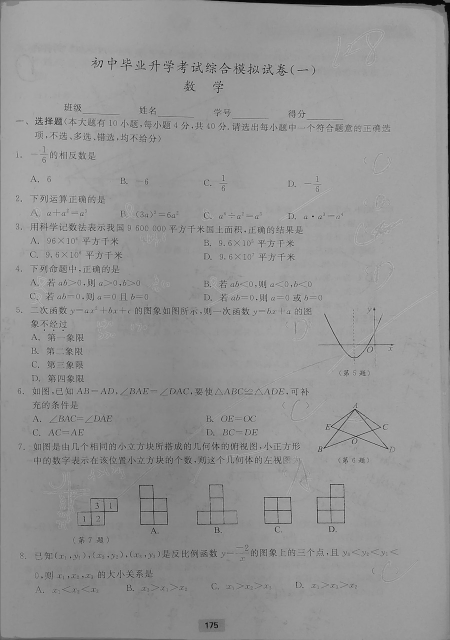
#> input picture corrected.jpg, 900 x 1280 px (shown at 1/2 size)
$ python align.py --out_dir out corrected.jpg   (older library calls are emulated)
#> lines starting #> are read from the running program, lines starting #| are printed output that depends on the picture; after the words box and inside, x2 and y2 are one past the last pixel; in counts of white or black regions, pixels touching at a corner belong together
#> further down, img is the input picture: shape (1280, 900, 3); min 0, max 208, mean 148.7
### myutils.py
import numpy as np
import cv2
from imutils import perspective
import imutils

# [33 lines left out: functions draw_flow, warp_flow, mix_image, diff_image, not called in this run]

def remove_black_border(img, black=80):
  # use binary threshold, all pixel that are beyond 3 are made white
#> called with black = 80
  _, thresh_original = cv2.threshold(img, black, 255, cv2.THRESH_BINARY)
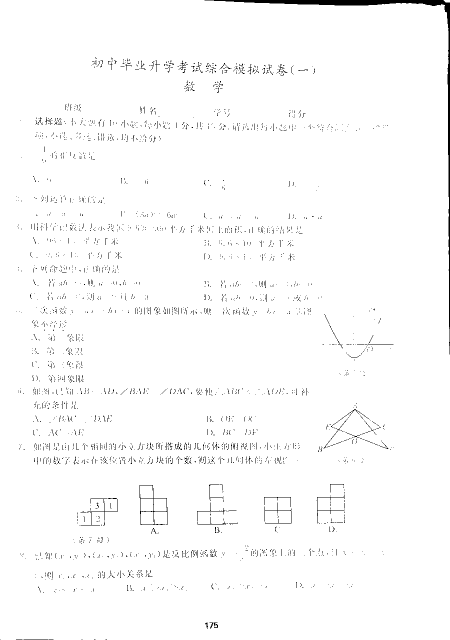
#> thresh_original: shape (1280, 900, 3) (shown at 1/2 size); 98.3% white; 2812 black regions (2758 under 20 px), largest, box (x1, y1, x2, y2) and area: (409, 0, 900, 709) 5868, (279, 970, 336, 1050) 435, (162, 996, 235, 1051) 269
  if thresh_original is None:
    import pdb
    pdb.set_trace()
  thresh = np.copy(thresh_original[:,:,0])
#> thresh: shape (1280, 900); 98.3% white; 2812 black regions (2758 under 20 px)

  # Now find contours in it.
  _, contours, hierarchy = cv2.findContours(thresh,cv2.RETR_TREE,cv2.CHAIN_APPROX_SIMPLE)
#> contours = 4217 contours, 3992 with area under 20; largest, box (x1, y1, x2, y2) and area: (0, 0, 900, 1280) 1143826, (278, 969, 337, 1051) 3170, (281, 997, 308, 1049) 1186, (307, 997, 334, 1022) 590, (280, 971, 306, 996) 586

  if contours:
    # get cnt with largest height
    index = None
    height = None
    for i, cnt in enumerate(contours):
      ctr = cv2.boundingRect(cnt)
      if height is None or height < ctr[3]:
        index = i
        height = ctr[3]
#> this loop made 4217 passes
#> (cnt, ctr, index, height) on pass 1: ([[887, 0], [891, 4], [899, 4], [899, 0]], (887, 0, 13, 5), 0, 5)
#> (ctr, index, height) on pass 2: ((0, 0, 900, 1280), 1, 1280)
#> after the loop, height = 1280; index = 1
    cnt = contours[index]
#> cnt = contour of 186 points, box (x1, y1, x2, y2) (0, 0, 900, 1280), area 1143826
    epsilon = 0.1*cv2.arcLength(cnt,True)
#> epsilon = 437.9
    approx = cv2.approxPolyDP(cnt,epsilon,True)
#> approx = [[0, 0], [0, 1278], [899, 1279], [889, 10]]
    if len(approx) == 4:
      warped = perspective.four_point_transform(img, approx.reshape(4, 2))
      return warped

  return np.copy(img)

# [87 lines left out: functions pyimage_remove_black_border, enhance, is_gray_double_page, estimate_black_white, threshold_for_most_dark, not called in this run]

### flow.py
'''
compute the best image and the best other candidates
'''
# USAGE
# python stitch.py --first images/bryce_left_01.png --second images/bryce_right_01.png

# import the necessary packages
from pyimagesearch.panorama import Stitcher
import argparse
import imutils
import cv2
import numpy as np

# [48 lines left out: functions smallest_flow, smallest_candidates, not called in this run]

def order_candidates(files, max_width, block_size):
#> called with max_width = 800, block_size = 20
  images = []
  for file in files:
    imageA = cv2.imread(file)
#> imageA: shape (1278, 899, 3); min 0, max 204, mean 149.5
    imageA = imutils.resize(imageA, width=max_width)
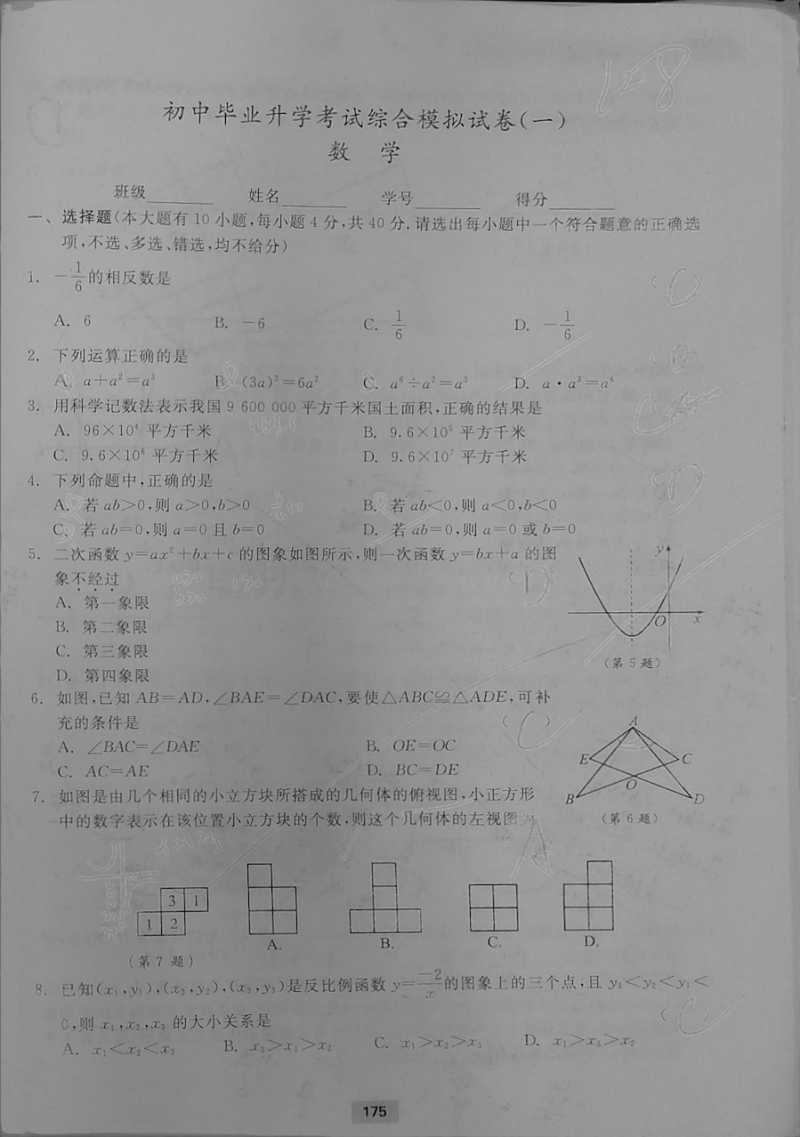
#> imageA: shape (1137, 800, 3); min 6, max 195, mean 149.5
    images.append(imageA)

  block_size = min(block_size, len(images))
#> block_size = 1
  slice = range(0, len(images), block_size)
  if (len(images)-slice[-1]) > block_size // 2:
#> (the run stopped early here; a loop or call above may not have finished)

$ run again, with collate.jpg copied over corrected.jpg
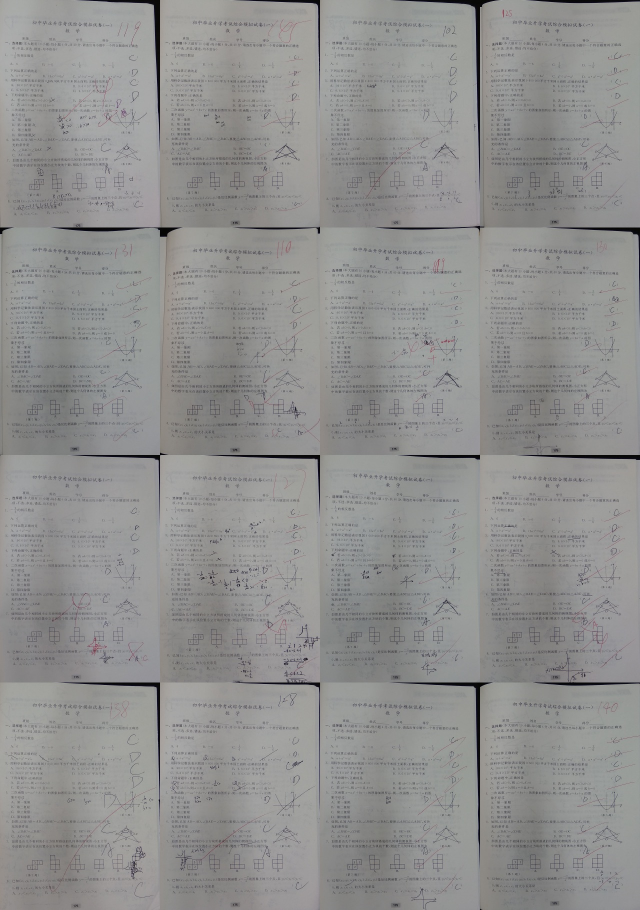
#> input picture collate.jpg, 1280 x 1820 px (shown at 1/2 size)
#> img is the input picture: shape (1820, 1280, 3); mean B, G, R 143.5, 144.5, 144.5
#> in remove_black_border, `_, thresh_original = cv2.threshold(img, black, 255, cv2.THRESH_BINARY)`:
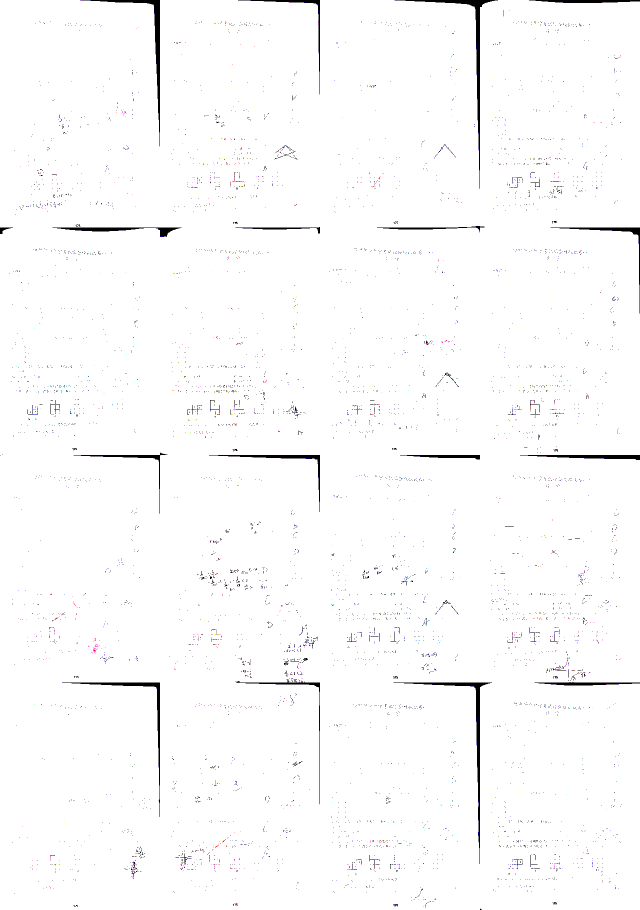
#> thresh_original: shape (1820, 1280, 3) (shown at 1/2 size); mean B, G, R 251.5, 251.3, 251.4
#> thresh: shape (1820, 1280); 98.6% white; 5146 black regions (5106 under 20 px)
#> contours = 5950 contours, 5881 with area under 20; largest, box (x1, y1, x2, y2) and area: (0, 0, 1280, 1820) 2313970, (786, 1364, 985, 1728) 3208, (124, 1364, 321, 1634) 2325, (417, 909, 641, 1024) 1719, (105, 454, 364, 475) 1700
#> the loop in remove_black_border, `for i, cnt in enumerate(contours):` made 5950 passes
#> (ctr, index, height) on pass 1: ((0, 0, 1280, 1820), 0, 1820)
#> after the loop in remove_black_border, `for i, cnt in enumerate(contours):`: height = 1820; index = 0
#> in remove_black_border, `cnt = contours[index]`: cnt = contour of 296 points, box (x1, y1, x2, y2) (0, 0, 1280, 1820), area 2313970
#> epsilon = 915.5
#> approx = [[0, 0], [0, 1819], [1279, 1819], [1279, 3]]
#> in order_candidates, `imageA = imutils.resize(imageA, width=max_width)`:
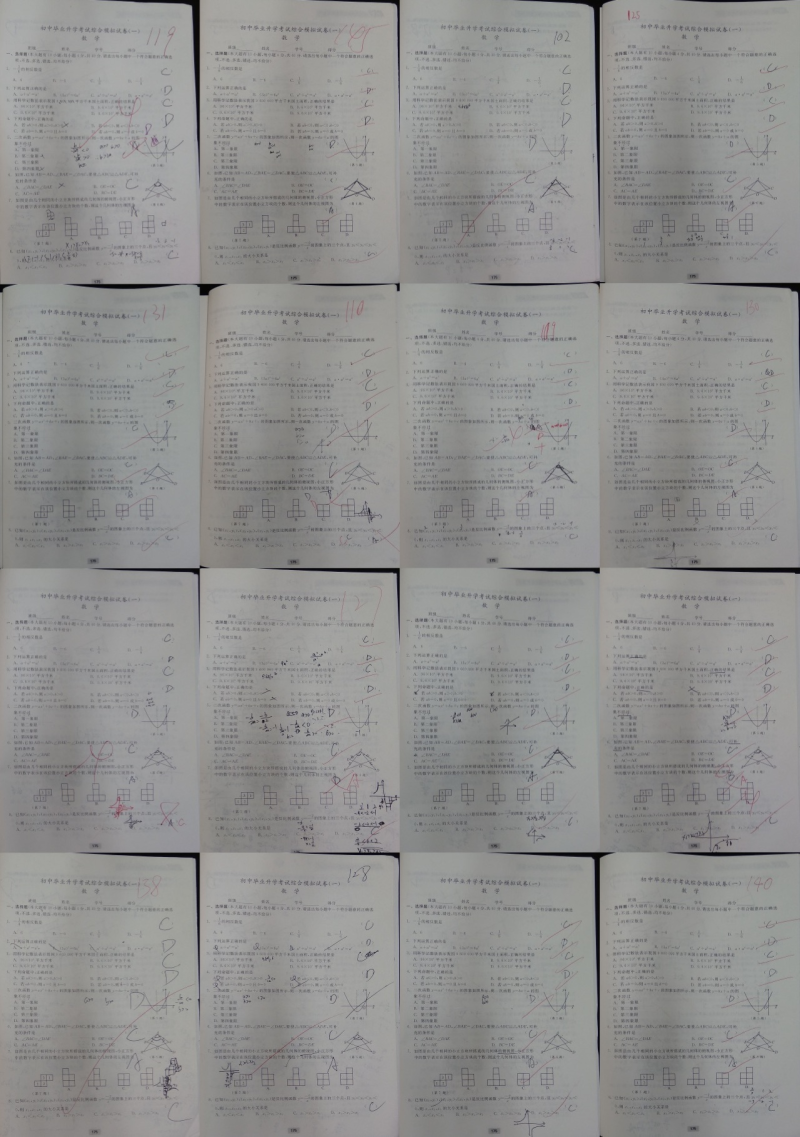
#> imageA: shape (1137, 800, 3); mean B, G, R 143.6, 144.6, 144.6
#> block_size = 1
